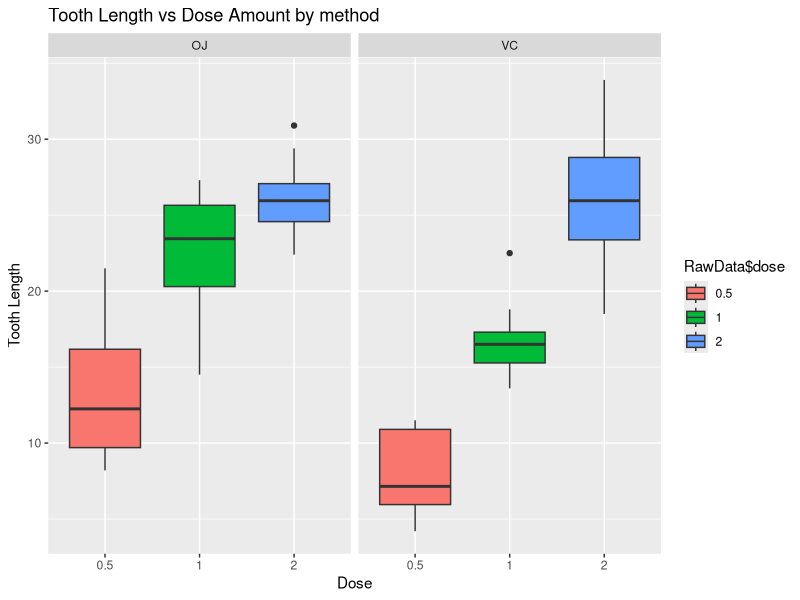
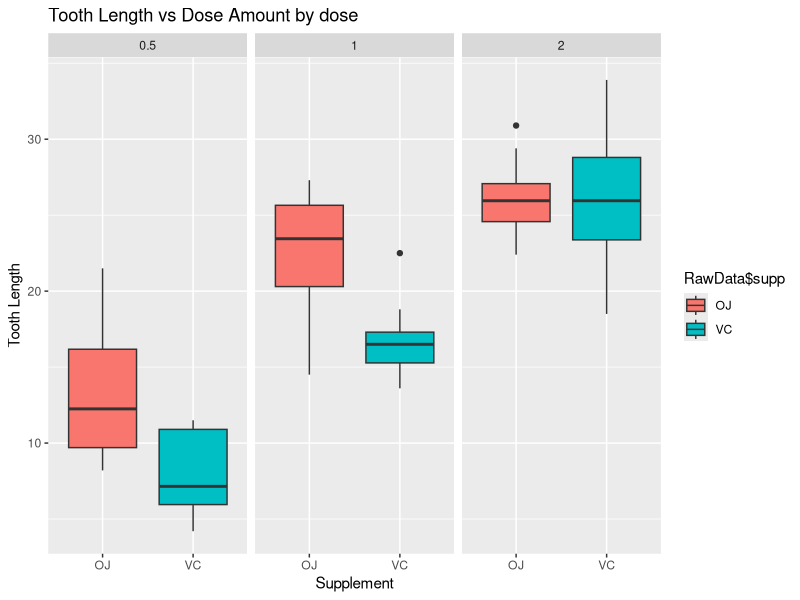

The R script that drew these images, in order: (Note: this script raises an error after producing the figures.)
## ---- chunk 1
knitr::opts_chunk$set(echo = TRUE)
## ---- chunk 2
library(ggplot2)
library(dplyr)
library(datasets)
RawData <- ToothGrowth
## ---- chunk 3
head(RawData)
summary(RawData)
str(RawData)

Summary_1 <- RawData %>% 
    group_by(supp,dose) %>%
    summarize(lenmean=mean(len), lensd=sd(len), count = n())
print(Summary_1)
## ---- chunk 4
RawData$dose <- as.factor(RawData$dose)
## ---- chunk 5
ggplot(data = RawData, aes(x=RawData$dose, y = RawData$len)) + geom_boxplot(aes(fill = RawData$dose)) + labs(title = "Tooth Length vs Dose Amount by method", x = "Dose", y = "Tooth Length") + facet_grid(~RawData$supp)

## ---- chunk 6
ggplot(data = RawData, aes(x=RawData$supp, y = RawData$len)) + geom_boxplot(aes(fill = RawData$supp)) + labs(title = "Tooth Length vs Dose Amount by dose", x = "Supplement", y = "Tooth Length") + facet_grid(~RawData$dose)
## ---- chunk 7
t.test(RawData$len ~ RawData$supp, paired = FALSE,var.equal = FALSE, data = RawData)

## ---- chunk 8
lowdose <- RawData[RawData$dose == 0.5,]
t.test(lowdose$len ~ lowdose$supp, paired = FALSE, var.equal = FALSE, data = lowdose)
## ---- chunk 9
middose <- RawData[RawData$dose == 1,]
t.test(middose$len ~ middose$supp, paired = FALSE, var.equal = FALSE, data = middose)
## ---- chunk 10
highdose <- RawData[RawData$dose == 2,]
t.test(highdose$len ~ highdose$supp, paired = FALSE, var.equal = FALSE, data = highdose)
